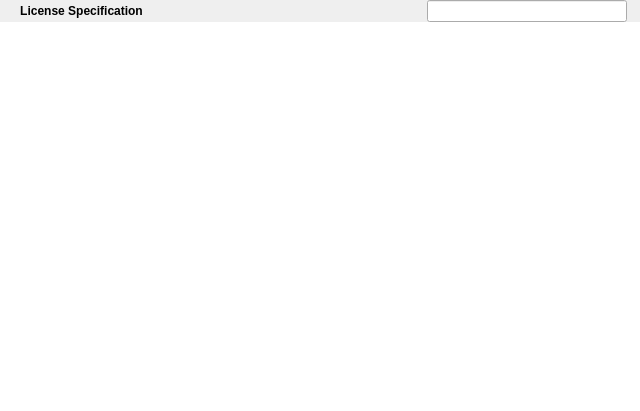
<?xml version="1.0" encoding="UTF-8"?>
<ui version="4.0">
 <class>LicenseTabWidget</class>
 <widget class="QWidget" name="LicenseTabWidget">
  <property name="geometry">
   <rect>
    <x>0</x>
    <y>0</y>
    <width>640</width>
    <height>411</height>
   </rect>
  </property>
  <property name="windowTitle">
   <string>Form</string>
  </property>
  <layout class="QVBoxLayout" name="verticalLayout">
   <property name="spacing">
    <number>0</number>
   </property>
   <property name="margin">
    <number>0</number>
   </property>
   <item>
    <layout class="QHBoxLayout" name="horizontalLayout">
     <property name="spacing">
      <number>0</number>
     </property>
     <item>
      <widget class="CircularProgressIndicator" name="circularProgressIndicator" native="true">
       <property name="sizePolicy">
        <sizepolicy hsizetype="Fixed" vsizetype="Preferred">
         <horstretch>0</horstretch>
         <verstretch>0</verstretch>
        </sizepolicy>
       </property>
       <property name="minimumSize">
        <size>
         <width>20</width>
         <height>12</height>
        </size>
       </property>
      </widget>
     </item>
     <item>
      <widget class="QLabel" name="titleLabel">
       <property name="sizePolicy">
        <sizepolicy hsizetype="Fixed" vsizetype="Preferred">
         <horstretch>0</horstretch>
         <verstretch>0</verstretch>
        </sizepolicy>
       </property>
       <property name="font">
        <font>
         <weight>75</weight>
         <bold>true</bold>
        </font>
       </property>
       <property name="text">
        <string>License Specification</string>
       </property>
       <property name="alignment">
        <set>Qt::AlignCenter</set>
       </property>
      </widget>
     </item>
     <item>
      <widget class="QLabel" name="countLabel">
       <property name="font">
        <font>
         <weight>75</weight>
         <bold>true</bold>
        </font>
       </property>
       <property name="text">
        <string/>
       </property>
      </widget>
     </item>
     <item>
      <spacer name="horizontalSpacer_2">
       <property name="orientation">
        <enum>Qt::Horizontal</enum>
       </property>
       <property name="sizeHint" stdset="0">
        <size>
         <width>40</width>
         <height>20</height>
        </size>
       </property>
      </spacer>
     </item>
     <item>
      <widget class="SearchLineEdit" name="searchField">
       <property name="sizePolicy">
        <sizepolicy hsizetype="Fixed" vsizetype="Fixed">
         <horstretch>0</horstretch>
         <verstretch>0</verstretch>
        </sizepolicy>
       </property>
       <property name="minimumSize">
        <size>
         <width>200</width>
         <height>0</height>
        </size>
       </property>
      </widget>
     </item>
     <item>
      <spacer name="horizontalSpacer">
       <property name="orientation">
        <enum>Qt::Horizontal</enum>
       </property>
       <property name="sizeType">
        <enum>QSizePolicy::Fixed</enum>
       </property>
       <property name="sizeHint" stdset="0">
        <size>
         <width>13</width>
         <height>0</height>
        </size>
       </property>
      </spacer>
     </item>
    </layout>
   </item>
   <item>
    <widget class="FWTreeView" name="licenseView">
     <property name="styleSheet">
      <string notr="true"/>
     </property>
     <property name="frameShape">
      <enum>QFrame::NoFrame</enum>
     </property>
     <property name="indentation">
      <number>0</number>
     </property>
    </widget>
   </item>
  </layout>
 </widget>
 <customwidgets>
  <customwidget>
   <class>SearchLineEdit</class>
   <extends>QLineEdit</extends>
   <header>FileWaveGuiLib/searchlineedit/searchlineedit.h</header>
  </customwidget>
  <customwidget>
   <class>CircularProgressIndicator</class>
   <extends>QWidget</extends>
   <header>FileWaveGuiLib/circularprogressindicator.h</header>
   <container>1</container>
  </customwidget>
  <customwidget>
   <class>FWTreeView</class>
   <extends>QTreeView</extends>
   <header>FWAdminLib/views/FWTreeView.h</header>
  </customwidget>
 </customwidgets>
 <resources/>
 <connections/>
</ui>
